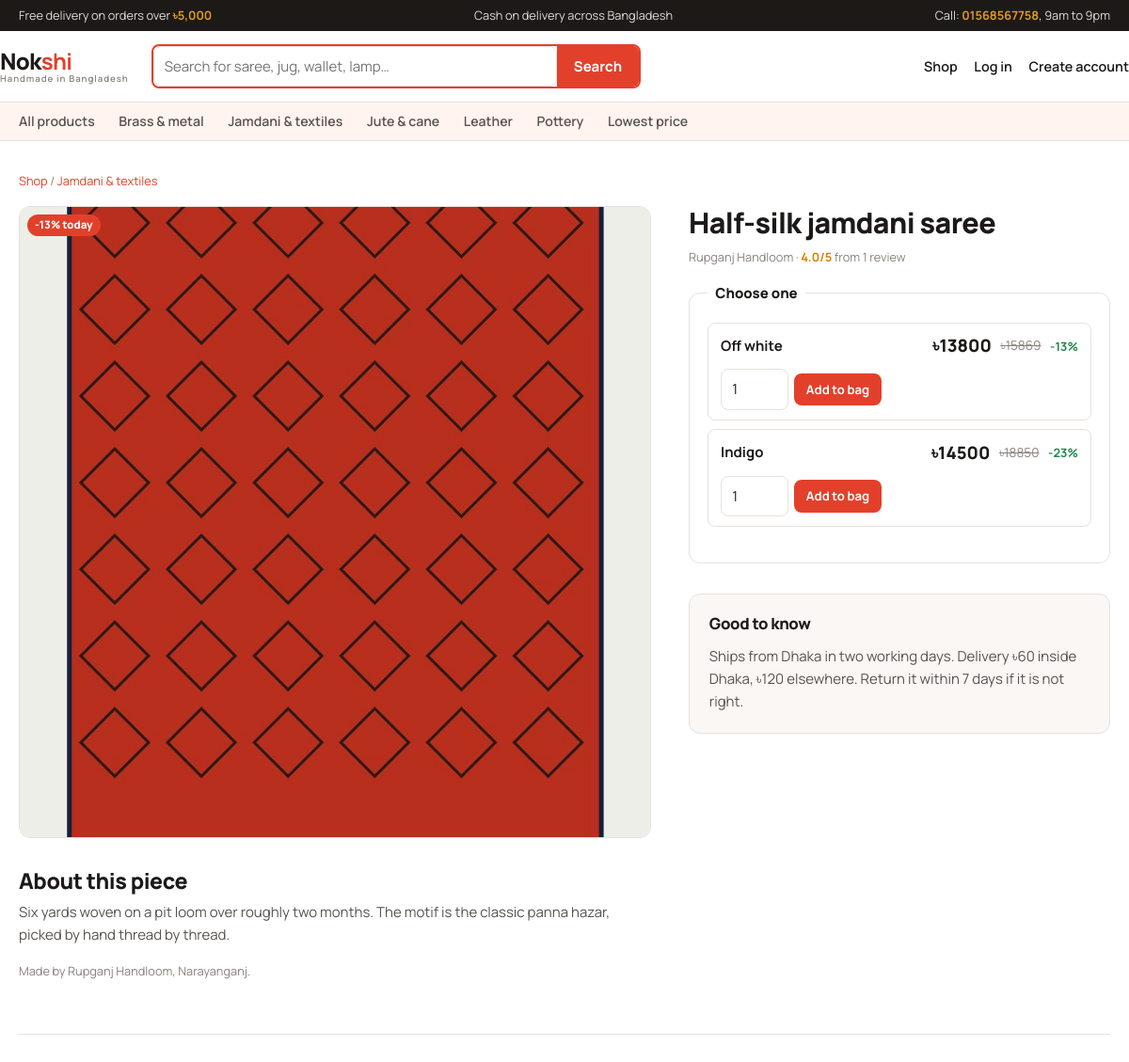
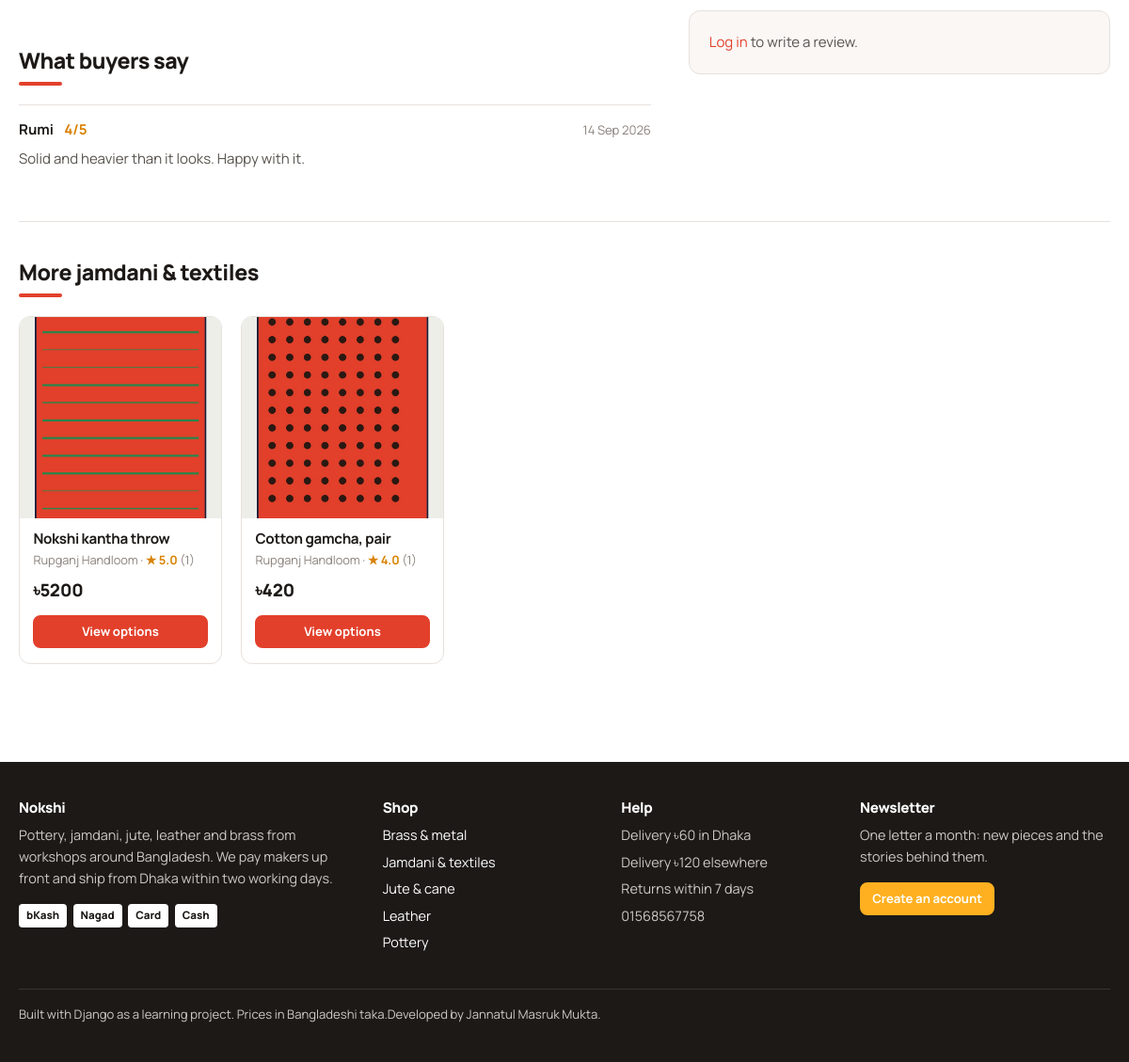
The app's page /product/half-silk-jamdani-saree/ with its own data (2 pictures, top to bottom).
### products/models.py (models this page shows, shortened)
class Category(models.Model):
    name = models.CharField(max_length=120, unique=True)
    slug = models.SlugField(max_length=140, unique=True, blank=True)
    description = models.CharField(max_length=255, blank=True)
    image = models.ImageField(upload_to="categories/", blank=True)
    class Meta:
        verbose_name_plural = "categories"
        ordering = ["name"]
    def get_absolute_url(self):
        return f"{reverse('product_list')}?category={self.slug}"

class Product(models.Model):
    name = models.CharField(max_length=200)
    slug = models.SlugField(max_length=220, unique=True, blank=True)
    description = models.TextField()
    category = models.ForeignKey(Category, on_delete=models.PROTECT, related_name="products")
    brand = models.ForeignKey(Brand, on_delete=models.PROTECT, related_name="products")
    image = models.ImageField(upload_to="products/", blank=True)
    is_featured = models.BooleanField(default=False)
    is_active = models.BooleanField(default=True)
    created_at = models.DateTimeField(auto_now_add=True)
    class Meta:
        ordering = ["-created_at"]
    def get_absolute_url(self):
        return reverse("product_detail", args=[self.slug])
    @property
    def starting_price(self):
        prices = [v.price for v in self.variants.all()]
        return min(prices) if prices else None
    @property
    def discount_percent(self):
        cheapest = min(self.variants.all(), key=lambda v: v.price, default=None)
        return cheapest.discount_percent if cheapest else 0
    @property
    def total_stock(self):
        return sum(v.stock for v in self.variants.all())
    @property
    def in_stock(self):
        return self.total_stock > 0
    @property
    def average_rating(self):
        ratings = [r.rating for r in self.reviews.all()]
        if not ratings:
            return None
        return round(sum(ratings) / len(ratings), 1)

class ProductVariant(models.Model):
    product = models.ForeignKey(Product, on_delete=models.CASCADE, related_name="variants")
    name = models.CharField(max_length=120, help_text="e.g. Indigo / Medium")
    sku = models.CharField(max_length=40, unique=True)
    price = models.DecimalField(max_digits=10, decimal_places=2)
    compare_at_price = models.DecimalField(
        max_digits=10,
        decimal_places=2,
        null=True,
        blank=True,
        help_text="The old price. Leave empty if this item is not on offer.",
    )
    stock = models.PositiveIntegerField(default=0)
    class Meta:
        ordering = ["price"]
        unique_together = ("product", "name")
    @property
    def in_stock(self):
        return self.stock > 0
    @property
    def is_on_offer(self):
        return bool(self.compare_at_price and self.compare_at_price > self.price)
    @property
    def discount_percent(self):
        if not self.is_on_offer:
            return 0
        saved = self.compare_at_price - self.price
        return int(round(saved / self.compare_at_price * 100))

class Brand(models.Model):
    name = models.CharField(max_length=120, unique=True)
    slug = models.SlugField(max_length=140, unique=True, blank=True)
    origin = models.CharField(max_length=120, blank=True, help_text="Where the maker is based")
    class Meta:
        ordering = ["name"]

class Review(models.Model):
    customer = models.ForeignKey(Customer, on_delete=models.CASCADE, related_name="reviews")
    product = models.ForeignKey(Product, on_delete=models.CASCADE, related_name="reviews")
    rating = models.PositiveSmallIntegerField(
        validators=[MinValueValidator(1), MaxValueValidator(5)]
    )
    comment = models.TextField(max_length=1000)
    created_at = models.DateTimeField(auto_now_add=True)
    class Meta:
        unique_together = ("customer", "product")
        ordering = ["-created_at"]

class Customer(models.Model):
    user = models.OneToOneField(
        settings.AUTH_USER_MODEL, on_delete=models.CASCADE, related_name="customer"
    )
    phone = models.CharField(max_length=20, blank=True)
    address = models.CharField(max_length=255, blank=True)
    city = models.CharField(max_length=100, blank=True)
    joined_at = models.DateTimeField(auto_now_add=True)

class CustomUser(AbstractUser):
    middle_name = models.CharField(max_length=150, blank=True)
    email = models.EmailField(unique=True)
    REQUIRED_FIELDS = ["email"]
    class Meta:
        verbose_name = "user"
        verbose_name_plural = "users"

### products/views.py (the view)
# urls.py: path('product/<slug:slug>/', views.product_detail, name='product_detail'),
def product_detail(request, slug):
    product = get_object_or_404(
        Product.objects.select_related("category", "brand").prefetch_related(
            "variants", "reviews__customer__user"
        ),
        slug=slug,
        is_active=True,
    )
    related = (
        Product.objects.filter(category=product.category, is_active=True)
        .exclude(pk=product.pk)
        .prefetch_related("variants")[:3]
    )
    already_reviewed = False
    in_wishlist = False
    if request.user.is_authenticated:
        customer = request.user.customer
        already_reviewed = Review.objects.filter(customer=customer, product=product).exists()
        in_wishlist = Wishlist.objects.filter(customer=customer, product=product).exists()
    return render(
        request,
        "products/product_detail.html",
        {
            "product": product,
            "related": related,
            "review_form": ReviewForm(),
            "already_reviewed": already_reviewed,
            "in_wishlist": in_wishlist,
        },
    )

### products/forms.py
class ReviewForm(NoColonMixin, forms.ModelForm):
    class Meta:
        model = Review
        fields = ["rating", "comment"]
        widgets = {
            "rating": forms.RadioSelect(choices=[(i, f"{i}") for i in range(1, 6)]),
            "comment": forms.Textarea(attrs={"rows": 3, "placeholder": "How was it?"}),
        }

### products/context_processors.py (called while the page is built, shortened)
def shop_context(request):
    data = {
        'shop_name': settings.SHOP_NAME,
        'shop_tagline': settings.SHOP_TAGLINE,
        'nav_categories': Category.objects.all()[:6],
        'cart_count': 0,
        'unread_notifications': 0,
        'is_subscribed': False,
    }
    return data

### products/templates/products/product_detail.html (shortened to what this page needs)
{% extends "base.html" %}
{% block content %}
<p class="maker"><a href="{% url 'product_list' %}">Shop</a> / <a href="{{ product.category.get_absolute_url }}">{{ product.category.name }}</a></p>
<div class="split">
  <div>
    {% if product.image %}
      <div class="detail-figure">
        <img src="{{ product.image.url }}" alt="{{ product.name }}">
        {% if product.discount_percent %}<span class="badge">-{{ product.discount_percent }}% today</span>{% endif %}
      </div>
    {% else %}
      <div class="detail-figure product-figure empty">{{ product.name|first }}</div>
    {% endif %}
    <h2 style="margin-top:2rem">About this piece</h2>
    <p>{{ product.description|linebreaksbr }}</p>
    <p class="maker">Made by {{ product.brand.name }}{% if product.brand.origin %}, {{ product.brand.origin }}{% endif %}.</p>
  </div>
  <div>
    <h1>{{ product.name }}</h1>
    <p class="maker">
      {{ product.brand.name }}
      {% if product.average_rating %}&middot; <span class="rating">{{ product.average_rating }}/5</span> from {{ product.reviews.count }} review{{ product.reviews.count|pluralize }}{% endif %}
    </p>
    {% if product.variants.all %}
      <div>
        <fieldset>
          <legend>Choose one</legend>
          <ul class="variant-list">
            {% for variant in product.variants.all %}
              <li>
                <span class="variant-name">{{ variant.name }}</span>
                <span class="price">৳{{ variant.price|floatformat:0 }}</span>
                {% if variant.is_on_offer %}
                  <span class="price-was">৳{{ variant.compare_at_price|floatformat:0 }}</span>
                  <span class="price-off">-{{ variant.discount_percent }}%</span>
                {% endif %}
                {% if variant.in_stock %}
                  <form method="post" action="{% url 'cart_add' variant.pk %}" class="qty-form">
                    <input type="number" name="quantity" value="1" min="1" max="{{ variant.stock }}" aria-label="Quantity of {{ variant.name }}">
                    <button class="btn btn-small" type="submit">Add to bag</button>
                  </form>
                {% else %}
                  <span class="stock-out">Sold out</span>
                {% endif %}
              </li>
            {% endfor %}
          </ul>
        </fieldset>
      </div>
    {% else %}
      <p class="stock-out">No options listed for this product yet.</p>
    {% endif %}
    <div class="summary" style="margin-top:2rem">
      <h3>Good to know</h3>
      <p style="margin:0">Ships from Dhaka in two working days. Delivery ৳60 inside Dhaka, ৳120 elsewhere. Return it within 7 days if it is not right.</p>
    </div>
  </div>
</div>
<hr class="stitch">
<div class="split">
  <div>
    <div class="section-head"><h2>What buyers say</h2></div>
    {% for review in product.reviews.all %}
      <div class="review">
        <div class="review-head">
          <strong>{{ review.customer.user.first_name|default:review.customer.user.username }}</strong>
          <span class="rating">{{ review.rating }}/5</span>
          <time>{{ review.created_at|date:"j M Y" }}</time>
        </div>
        <p style="margin:0.4rem 0 0">{{ review.comment }}</p>
      </div>
    {% empty %}
      <p class="maker">No reviews yet. Be the first to write one.</p>
    {% endfor %}
  </div>
  <div>
    {% if user.is_authenticated %}
      {% if already_reviewed %}
        <div class="summary"><p style="margin:0">You have already reviewed this product.</p></div>
      {% else %}
        <div class="summary">
          <h3>Write a review</h3>
          <form method="post" action="{% url 'add_review' product.slug %}">
            {% csrf_token %}
            <div class="radio-row">{{ review_form.rating }}</div>
            {{ review_form.comment }}
            <p style="margin-top:0.8rem"><button class="btn" type="submit">Post review</button></p>
          </form>
        </div>
      {% endif %}
    {% else %}
      <div class="summary"><p style="margin:0"><a href="{% url 'login' %}">Log in</a> to write a review.</p></div>
    {% endif %}
  </div>
</div>
{% if related %}
  <hr class="stitch">
  <div class="section-head"><h2>More {{ product.category.name|lower }}</h2></div>
  <div class="grid">
    {% for product in related %}{% include "products/_card.html" %}{% endfor %}
  </div>
{% endif %}
{% endblock %}

### products/templates/base.html (shortened to what this page needs)
{% load static %}<!DOCTYPE html>
<html lang="en">
<head>
  <link rel="stylesheet" href="{% static 'css/style.css' %}">
</head>
<body>
<div class="ticker">
  <div class="shell">
    <span>Free delivery on orders over <strong>৳5,000</strong></span>
    <span>Cash on delivery across Bangladesh</span>
    <span>Call: <strong>01568567758</strong>, 9am to 9pm</span>
  </div>
</div>
<header class="masthead">
  <div class="shell masthead-inner">
    <a class="wordmark" href="{% url 'home' %}">Nok<b>shi</b><span>{{ shop_tagline }}</span></a>
    <form class="header-search" method="get" action="{% url 'product_list' %}" role="search">
      <input type="search" name="q" placeholder="Search for saree, jug, wallet, lamp…" aria-label="Search products">
      <button type="submit">Search</button>
    </form>
    <nav>
      <a href="{% url 'product_list' %}">Shop</a>
      {% if user.is_authenticated %}
        <a href="{% url 'wishlist' %}">Saved</a>
        <a href="{% url 'order_list' %}">Orders</a>
        <a href="{% url 'notifications' %}">Alerts{% if unread_notifications %}<span class="pill">{{ unread_notifications }}</span>{% endif %}</a>
        <a href="{% url 'cart_detail' %}">Bag{% if cart_count %}<span class="pill">{{ cart_count }}</span>{% endif %}</a>
        <a href="{% url 'profile' %}">{{ user.first_name|default:user.username }}</a>
        <form method="post" action="{% url 'logout' %}" style="display:inline">
          {% csrf_token %}
          <button type="submit" class="linkish" style="text-decoration:none">Log out</button>
        </form>
      {% else %}
        <a href="{% url 'login' %}">Log in</a>
        <a class="btn btn-small" href="{% url 'signup' %}">Create account</a>
      {% endif %}
    </nav>
  </div>
</header>
{% if nav_categories %}
<div class="subnav">
  <div class="shell">
    <a href="{% url 'product_list' %}">All products</a>
    {% for category in nav_categories %}
      <a href="{{ category.get_absolute_url }}">{{ category.name }}</a>
    {% endfor %}
    <a href="{% url 'product_list' %}?sort=price_low">Lowest price</a>
  </div>
</div>
{% endif %}
<main>
  <div class="shell">
    {% block content %}{% endblock %}
  </div>
</main>
<footer class="footer">
  <div class="shell">
    <div class="footer-grid">
      <div>
        <h4>{{ shop_name }}</h4>
        <p>Pottery, jamdani, jute, leather and brass from workshops around Bangladesh. We pay makers up front and ship from Dhaka within two working days.</p>
        <div class="pay-row">
          <span>bKash</span><span>Nagad</span><span>Card</span><span>Cash</span>
        </div>
      </div>
      <div>
        <h4>Shop</h4>
        <ul>
          {% for category in nav_categories %}
            <li><a href="{{ category.get_absolute_url }}">{{ category.name }}</a></li>
          {% endfor %}
        </ul>
      </div>
      <div>
        <h4>Help</h4>
        <ul>
          <li>Delivery ৳60 in Dhaka</li>
          <li>Delivery ৳120 elsewhere</li>
          <li>Returns within 7 days</li>
          <li>01568567758</li>
        </ul>
      </div>
      <div>
        <h4>Newsletter</h4>
        <p>One letter a month: new pieces and the stories behind them.</p>
        {% if user.is_authenticated %}
          <form method="post" action="{% url 'toggle_subscription' %}">
            {% csrf_token %}
            <input type="hidden" name="next" value="{{ request.path }}">
            {% if is_subscribed %}
              <button type="submit" class="btn btn-small btn-danger" style="color:#fff;border-color:#fff">Stop the newsletter</button>
            {% else %}
              <button type="submit" class="btn btn-small btn-accent">Sign me up</button>
            {% endif %}
          </form>
        {% else %}
          <a class="btn btn-small btn-accent" href="{% url 'signup' %}">Create an account</a>
        {% endif %}
      </div>
    </div>
    <p class="colophon">Built with Django as a learning project. Prices in Bangladeshi taka.Developed by Jannatul Masruk Mukta.</p>
  </div>
</footer>
</body>
</html>

### products/templates/products/_card.html (shortened to what this page needs)
<article class="product">
  <div class="product-figure{% if not product.image %} empty{% endif %}">
    {% if product.image %}
      <a href="{{ product.get_absolute_url }}"><img src="{{ product.image.url }}" alt="{{ product.name }}"></a>
    {% else %}
      {{ product.name|first }}
    {% endif %}
  </div>
  <div class="product-body">
    <h3><a href="{{ product.get_absolute_url }}">{{ product.name }}</a></h3>
    <div class="maker">
      {{ product.brand.name }}
      {% if product.average_rating %}&middot; <span class="rating">★ {{ product.average_rating }}</span> ({{ product.reviews.count }}){% endif %}
    </div>
    <div class="price-row">
      <span class="price">৳{{ product.starting_price|floatformat:0|default:"—" }}</span>
    </div>
    <a class="btn btn-small" href="{{ product.get_absolute_url }}">View options</a>
  </div>
</article>

### records on screen
Category: name "Brass & metal"
Category: name "Jamdani & textiles"
Category: name "Jute & cane"
Category: name "Leather"
Category: name "Pottery"
Product: category.name "Jamdani & textiles", image (picture), discount_percent "13", description "Six yards woven on a pit loom over roughly two months. The motif is the classic panna hazar, picked by hand thread by thread.", brand.name "Rupganj Handloom", brand.origin "Narayanganj", name "Half-silk jamdani saree", average_rating "4.0", reviews.count "1", category.name "jamdani & textiles"
ProductVariant: name "Off white", price "13800", compare_at_price "15869", discount_percent "13"
ProductVariant: name "Indigo", price "14500", compare_at_price "18850", discount_percent "23"
Review: customer.user.first_name "Rumi", rating "4", created_at "14 Sep 2026", comment "Solid and heavier than it looks. Happy with it."
Product: image (picture), name "Nokshi kantha throw", brand.name "Rupganj Handloom", average_rating "5.0", reviews.count "1", starting_price "5200"
Product: image (picture), name "Cotton gamcha, pair", brand.name "Rupganj Handloom", average_rating "4.0", reviews.count "1", starting_price "420"

### other values on screen
{{ shop_tagline }} "Handmade in Bangladesh"
{{ shop_name }} "Nokshi"
